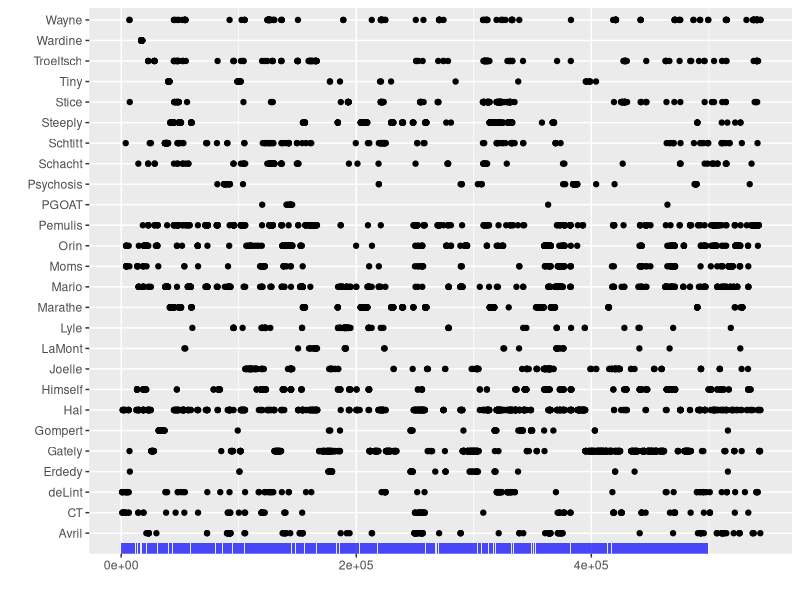

Generate this figure with R:
library(ggplot2)

chapPos <- read.table("chapterPosition.txt", header = TRUE)
charPos <- read.table("characterPosition.txt", header = TRUE)

#I need to combine them together. Using information from chapPos. Or do I?

# cellcounts$significance[cellcounts$p.value <= 0.0001] <- "0.0001"

head(chapPos)
head(charPos)

tail(charPos)
tail(chapPos)




#this is generating the data.
#dat <- data.frame(my_x_series=1:10000, #my_y_series=5.0*runif(192))



#in order for me to modify this I need convert a column (charPos$position1) to a numeric vector.  Try using this function:

rect_left <- chapPos[['position1']]
rect_left

rect_right <- chapPos[['length']]
rect_right

rect_right
rectangles <- data.frame(
  xmin = rect_left,
  xmax = rect_left + (rect_right - 500),
  ymin = 0,
  ymax = .5
)

head(rectangles)

ggplot() + 
	geom_point(
		data = charPos, 
		aes(x = position, y = term
		)
	)	+
	geom_rect(
		data = rectangles, 
		aes(xmin = xmin, xmax = xmax, ymin = ymin, ymax = ymax), 
		fill = 'blue', 
		alpha = .7) +
  		ylab("") + 
  		xlab("")
  



